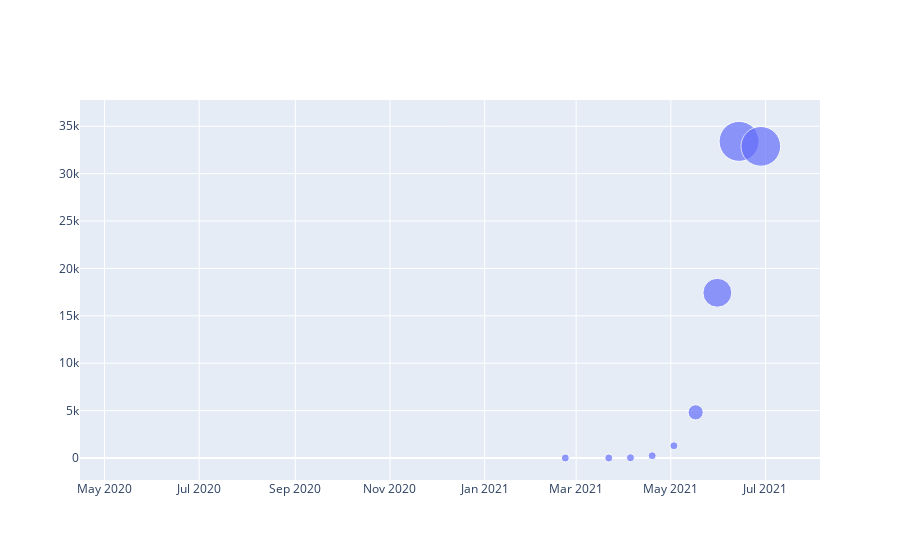

Here is the notebook cell this chart was saved with:
### Code cell
fig = go.Figure(data=[go.Scatter(
    x=UKfinal['date'], y=UKfinal['2_weeks_Delta_cases'],
    text=['A<br>size: 40', 'B<br>size: 60', 'C<br>size: 80', 'D<br>size: 100'],
    mode='markers',
    marker=dict(
        size=UKfinal['2_weeks_Delta_cases'],
        sizemode='area',
        sizeref=2.*max(UKfinal['2_weeks_Delta_cases'])/(40.**2),
        sizemin=4,
    )
)])

fig.show()

### Figure 1 — Plotly figure (JSON) as saved in the notebook; plotly's stock layout.template omitted (floating-point values rounded to 4 significant figures)
{"data": [{"marker": {"size": [0, 0, 0, 0, 0, 0, 0, 0, 0, 0, 0, 0, 0, 0, 0, 0, 0, 0, 0, 0, 0, 1, 0, 2, 26, 238, 1289, 4816, 17429, 33402, 32876], "sizemin": 4, "sizemode": "area", "sizeref": 41.75}, "mode": "markers", "text": ["A<br>size: 40", "B<br>size: 60", "C<br>size: 80", "D<br>size: 100"], "type": "scatter", "x": ["2020-05-11T00:00:00", "2020-05-25T00:00:00", "2020-06-08T00:00:00", "2020-06-22T00:00:00", "2020-07-06T00:00:00", "2020-07-20T00:00:00", "2020-08-03T00:00:00", "2020-08-17T00:00:00", "2020-08-31T00:00:00", "2020-09-14T00:00:00", "2020-09-28T00:00:00", "2020-10-12T00:00:00", "2020-10-26T00:00:00", "2020-11-09T00:00:00", "2020-11-23T00:00:00", "2020-12-07T00:00:00", "2020-12-21T00:00:00", "2021-01-04T00:00:00", "2021-01-11T00:00:00", "2021-01-25T00:00:00", "2021-02-08T00:00:00", "2021-02-22T00:00:00", "2021-03-08T00:00:00", "2021-03-22T00:00:00", "2021-04-05T00:00:00", "2021-04-19T00:00:00", "2021-05-03T00:00:00", "2021-05-17T00:00:00", "2021-05-31T00:00:00", "2021-06-14T00:00:00", "2021-06-28T00:00:00"], "y": [0, 0, 0, 0, 0, 0, 0, 0, 0, 0, 0, 0, 0, 0, 0, 0, 0, 0, 0, 0, 0, 1, 0, 2, 26, 238, 1289, 4816, 17429, 33402, 32876]}], "layout": {}}
